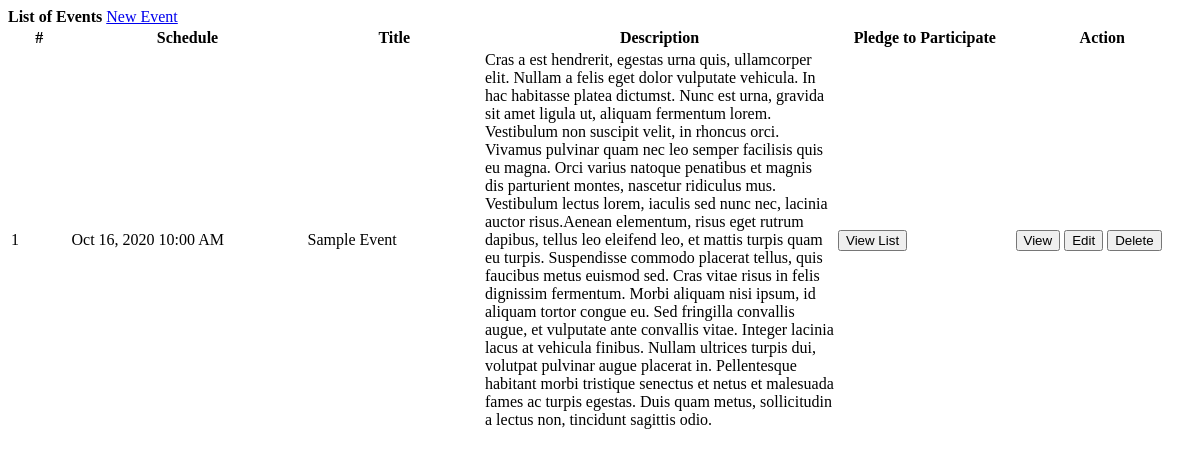
Before: /admin/events.php with the older database file.
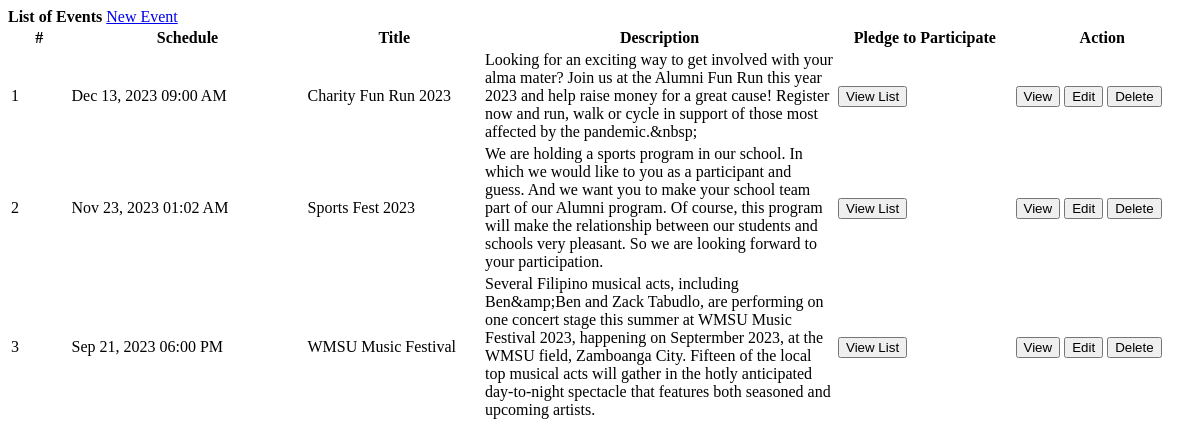
After: the same page with the newer database file.
### tables this page shows
CREATE TABLE `events` (
  `id` int(30) NOT NULL,
  `user_id` int(30) NOT NULL,
  `title` varchar(250) NOT NULL,
  `content` text NOT NULL,
  `schedule` datetime NOT NULL,
  `banner` text NOT NULL,
  `date_created` datetime NOT NULL DEFAULT current_timestamp()
);

### admin/events.php (the view, shortened to what this page needs)
<?php include('db_connect.php'); ?>
<div class="container-fluid">
    <div class="col-lg-12">
        <div class="row">
            <div class="col-md-12">
                <div class="card">
                    <div class="card-header">
                        <b>List of Events</b>
                        <span class="float:right"><a class="btn btn-primary btn-block btn-sm col-sm-2 float-right"
                                                     href="index.php?page=manage_event" id="new_event">
					<i class="fa fa-plus"></i> New Event
				</a></span>
                    </div>
                    <div class="card-body">
                        <table class="table table-condensed table-bordered table-hover">
                            <colgroup>
                                <col width="5%">
                                <col width="20%">
                                <col width="15%">
                                <col width="30%">
                                <col width="15%">
                                <col width="15%">
                            </colgroup>
                            <thead>
                            <tr>
                                <th class="text-center">#</th>
                                <th class="">Schedule</th>
                                <th class="">Title</th>
                                <th class="">Description</th>
                                <th class="">Pledge to Participate</th>
                                <th class="text-center">Action</th>
                            </tr>
                            </thead>
                            <tbody>
                            <?php
                            $i = 1;
                            $events = $conn->query("SELECT * FROM events order by unix_timestamp(schedule) desc ");
                            while ($row = $events->fetch_assoc()):
                                $trans = get_html_translation_table(HTML_ENTITIES, ENT_QUOTES);
                                unset($trans["\""], $trans["<"], $trans[">"], $trans["<h2"]);
                                $desc = strtr(html_entity_decode($row['content']), $trans);
                                $desc = str_replace(["<li>", "</li>"], ["", ","], $desc);
                                ?>
                                <tr>
                                    <td class="text-center"><?php echo $i++ ?></td>
                                    <td class="">
                                        <p><?php echo date("M d, Y h:i A", strtotime($row['schedule'])) ?></p>
                                    </td>
                                    <td class="">
                                        <p><?php echo ucwords($row['title']) ?></p>
                                    </td>
                                    <td>
                                        <p class="truncate"><?php echo strip_tags($desc) ?></p>
                                    </td>
                                    <td class="text-center">
                                        <button class="btn btn-sm btn-outline-primary view_participant" type="button"
                                                data-id="<?php echo $row['id'] ?>">View List
                                        </button>
                                    </td>
                                    <td class="text-center">
                                        <button class="btn btn-sm btn-outline-primary view_event" type="button"
                                                data-id="<?php echo $row['id'] ?>">View
                                        </button>
                                        <button class="btn btn-sm btn-outline-primary edit_event" type="button"
                                                data-id="<?php echo $row['id'] ?>">Edit
                                        </button>
                                        <button class="btn btn-sm btn-outline-danger delete_event" type="button"
                                                data-id="<?php echo $row['id'] ?>">Delete
                                        </button>
                                    </td>
                                </tr>
                            <?php endwhile; ?>
                            </tbody>
                        </table>
                    </div>
                </div>
            </div>
        </div>
    </div>
</div>

Changed rows visible on the page:
removed events: schedule "Oct 16, 2020 10:00 AM", title "Sample Event", content "Cras a est hendrerit, egestas urna quis, ullamcorper elit. Nullam a felis eget dolor vulputate vehicula. In hac habitasse platea dictumst. Nunc est urna, gravida sit amet ligula ut, aliquam fermentum lorem. Vestibulum non suscipit velit, in rhoncus orci. Vivamus pulvinar quam nec leo semper facilisis quis eu magna. Orci varius natoque penatibus et magnis dis parturient montes, nascetur ridiculus mus. Vestibulum lectus lorem, iaculis sed nunc nec, lacinia auctor risus.Aenean elementum, risus eget rutrum dapibus, tellus leo eleifend leo, et mattis turpis quam eu turpis. Suspendisse commodo placerat tellus, quis faucibus metus euismod sed. Cras vitae risus in felis dignissim fermentum. Morbi…"
added events: schedule "Dec 13, 2023 09:00 AM", title "Charity Fun Run 2023", content "Looking for an exciting way to get involved with your alma mater? Join us at the Alumni Fun Run this year 2023 and help raise money for a great cause! Register now and run, walk or cycle in support of those most affected by the pandemic.&nbsp;"
added events: schedule "Nov 23, 2023 01:02 AM", title "Sports Fest 2023", content "We are holding a sports program in our school. In which we would like to you as a participant and guess. And we want you to make your school team part of our Alumni program. Of course, this program will make the relationship between our students and schools very pleasant. So we are looking forward to your participation."
added events: schedule "Sep 21, 2023 06:00 PM", title "WMSU Music Festival", content "Several Filipino musical acts, including Ben&amp;Ben and Zack Tabudlo, are performing on one concert stage this summer at WMSU Music Festival 2023, happening on Septermber 2023, at the WMSU field, Zamboanga City. Fifteen of the local top musical acts will gather in the hotly anticipated day-to-night spectacle that features both seasoned and upcoming artists."
